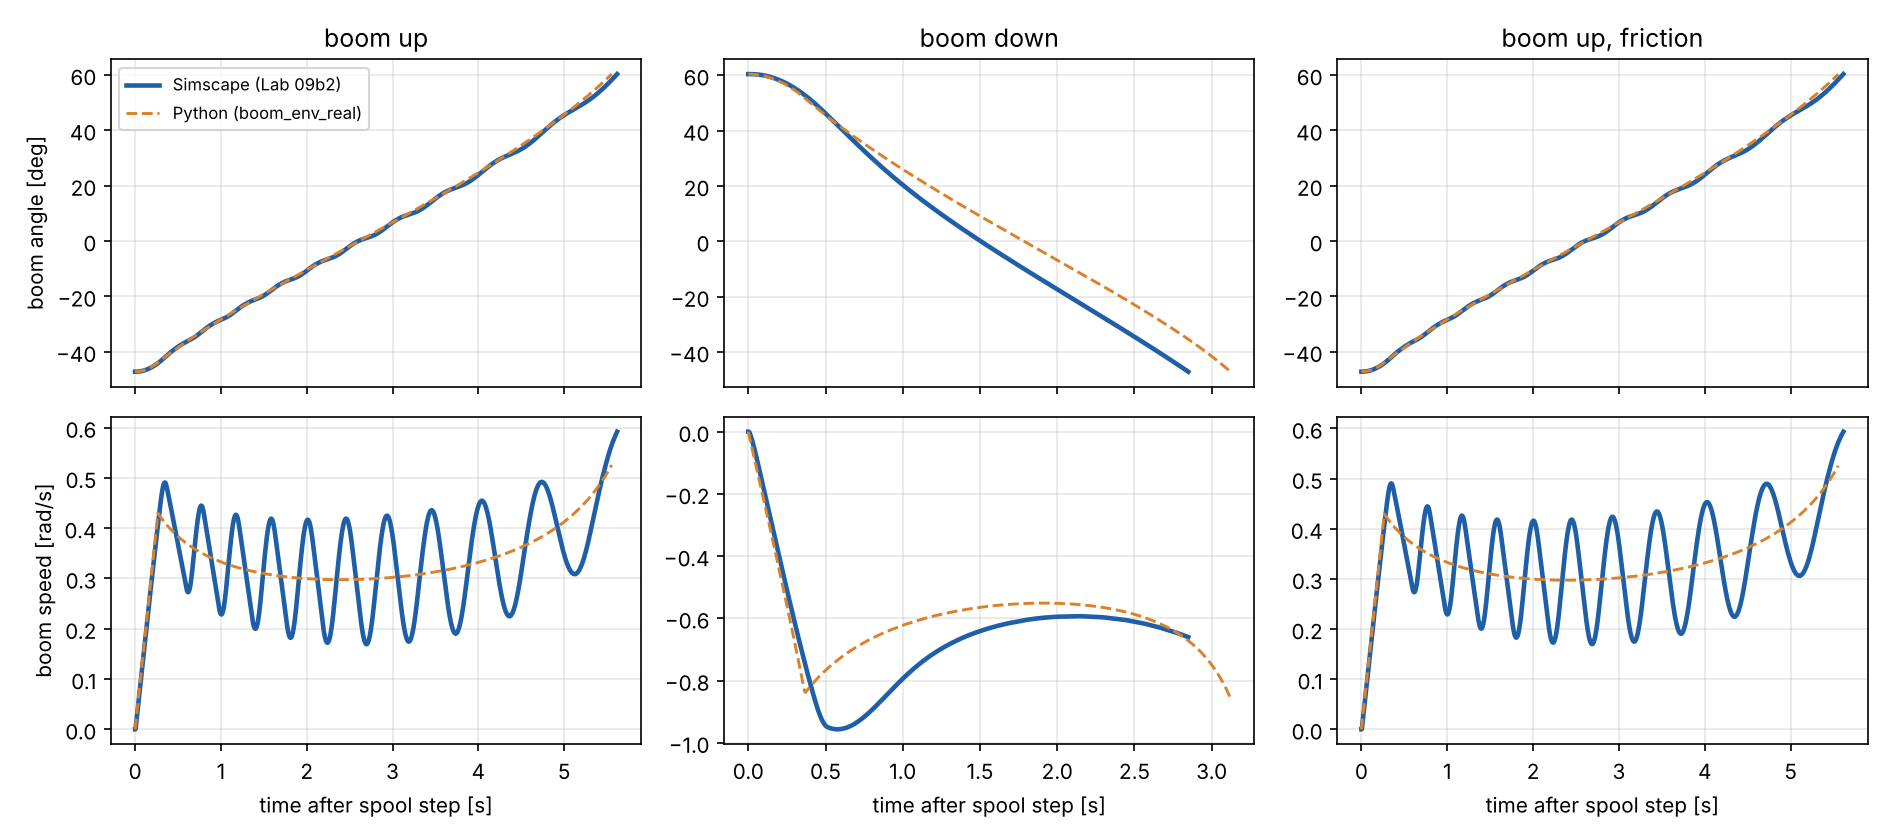

This chart was generated by the following Python code:
"""Lab 10c: dynamic check of rl/boom_env_real.py against the Lab 09b2 Simscape runs. No training.

Lab 10b checked static holding torque, boom-up time and boom-up work. This lab compares the whole
trajectories theta(t) and omega(t) of the full-command moves, including boom-down, which 10b did
not cover. Nothing is tuned; the script only reports differences. Reads only, writes three files.

Simscape (read only, matlab/lab09b2/export/): the spool steps to its full opening at t = 1 s; the
move window runs from that step until the boom is within 0.2 deg of the end stop (column
in_window). Time is shifted so that t = 0 is the spool step.
  up            simscape_up.csv          spool +100 %, no friction      Python u = +1, fric_scale 0
  down          simscape_down.csv        spool -100 %, no friction      Python u = -1, fric_scale 0
  up, friction  simscape_up_damped.csv   spool +100 %, friction model   Python u = +1, fric_scale 1
simscape_down_damped.csv is not used: it was run at spool -80 %, which has no direct counterpart in
the torque command u of the Python plant.

Python: BoomEnvReal with dt = 0.005 s and one substep (the integration step of the normal
0.05 s / 10 substeps, as in Lab 10b), started at rest on the end stop.

Metrics, inside the Simscape window (Python interpolated onto the Simscape time grid):
arrival time, RMS and max angle difference, RMS speed difference, peak speed of both.
Status values are ESTIMATED (plant geometry and friction from a drawing, Lab 08a).

Usage: python rl/10c_dynamic_check.py
Writes rl/10c_dynamic_check.csv, rl/10c_dynamic_check.png, rl/10c_dynamic_check.md
"""

import csv
import math
import os
import sys

import matplotlib

matplotlib.use("Agg")
import matplotlib.pyplot as plt  # noqa: E402
import numpy as np  # noqa: E402

sys.path.insert(0, os.path.dirname(os.path.abspath(__file__)))
import boom_env_real as R  # noqa: E402

EXPORT = "matlab/lab09b2/export"
OUT = "rl/10c_dynamic_check"
TOL_RAD = math.radians(0.2)  # arrival tolerance, as stage4_run.m / lab09b2_energy_split.m
T_SPOOL = 1.0  # spool step time of the Simscape runs
CASES = [  # name, Simscape file, command u, friction scale
    ("up", "simscape_up.csv", 1.0, 0.0),
    ("down", "simscape_down.csv", -1.0, 0.0),
    ("up, friction", "simscape_up_damped.csv", 1.0, 1.0),
]


def simscape(path):
    d = np.genfromtxt(os.path.join(EXPORT, path), delimiter=",", names=True)
    w = np.where(d["in_window"] == 1)[0]
    i0, i1 = w[0], w[-1]
    return d["t"][i0 : i1 + 1] - T_SPOOL, d["theta"][i0 : i1 + 1], d["omega"][i0 : i1 + 1]


def python_move(u, fric_scale, up):
    env = R.BoomEnvReal(fric_scale=fric_scale)
    env.dt, env.SUBSTEPS, env.max_steps = 0.005, 1, 4000
    env.reset(seed=0)
    start, goal = (R.TH_MIN, R.TH_MAX - TOL_RAD) if up else (R.TH_MAX, R.TH_MIN + TOL_RAD)
    env.th, env.om, env.target = start, 0.0, (R.TH_MAX if up else R.TH_MIN)
    t, th, om = [0.0], [env.th], [env.om]
    while True:
        prev = env.th
        _, _, _, trunc, _ = env.step(np.array([u]))
        t.append(t[-1] + env.dt)
        th.append(env.th)
        om.append(env.om)
        if (up and env.th >= goal) or (not up and env.th <= goal):
            f = (goal - prev) / (env.th - prev)
            return np.array(t), np.array(th), np.array(om), t[-2] + f * env.dt
        assert not trunc, "move did not reach the end stop"


rows, curves = [], []
for name, path, u, fric in CASES:
    ts, ths, oms = simscape(path)
    tp, thp, omp, t_arr = python_move(u, fric, up=u > 0)
    sel = ts <= min(ts[-1], tp[-1])  # common part of both windows
    th_i = np.interp(ts[sel], tp, thp)
    om_i = np.interp(ts[sel], tp, omp)
    d_th = np.degrees(th_i - ths[sel])
    rows.append(
        {
            "move": name,
            "arrival_python_s": t_arr,
            "arrival_simscape_s": float(ts[-1]),
            "arrival_diff_pct": 100.0 * (t_arr - ts[-1]) / ts[-1],
            "rms_angle_diff_deg": float(np.sqrt(np.mean(d_th**2))),
            "max_angle_diff_deg": float(np.max(np.abs(d_th))),
            "rms_speed_diff_rad_s": float(np.sqrt(np.mean((om_i - oms[sel]) ** 2))),
            "peak_speed_python_rad_s": float(np.max(np.abs(omp))),
            "peak_speed_simscape_rad_s": float(np.max(np.abs(oms))),
        }
    )
    curves.append((name, ts, ths, oms, tp, thp, omp))

with open(OUT + ".csv", "w", newline="") as f:
    w = csv.DictWriter(f, fieldnames=list(rows[0]))
    w.writeheader()
    w.writerows(rows)

fig, ax = plt.subplots(2, len(curves), figsize=(4.2 * len(curves), 5.6), sharex="col")
for k, (name, ts, ths, oms, tp, thp, omp) in enumerate(curves):
    ax[0, k].plot(ts, np.degrees(ths), color="#1f5fa8", lw=2.2, label="Simscape (Lab 09b2)")
    ax[0, k].plot(
        tp, np.degrees(thp), color="#d9822b", lw=1.4, ls="--", label="Python (boom_env_real)"
    )
    ax[1, k].plot(ts, oms, color="#1f5fa8", lw=2.2)
    ax[1, k].plot(tp, omp, color="#d9822b", lw=1.4, ls="--")
    ax[0, k].set_title(f"boom {name}")
    ax[1, k].set_xlabel("time after spool step [s]")
    for a in ax[:, k]:
        a.grid(alpha=0.3)
ax[0, 0].set_ylabel("boom angle [deg]")
ax[1, 0].set_ylabel("boom speed [rad/s]")
ax[0, 0].legend(loc="best", fontsize=8)
fig.tight_layout()
fig.savefig(OUT + ".png", dpi=150)

down = np.genfromtxt(os.path.join(EXPORT, "simscape_down.csv"), delimiter=",", names=True)
dw = down["in_window"] == 1
v_down = float(-down["v"][dw].min())
p_rod_min_bar = float(down["p_rod"][dw].min()) / 1e5
q_rod_max = float(down["Q_rod"][dw].max()) * 6e4

COLS = [
    ("move", "move", "{}"),
    ("arrival Python s", "arrival_python_s", "{:.3f}"),
    ("arrival Simscape s", "arrival_simscape_s", "{:.3f}"),
    ("diff %", "arrival_diff_pct", "{:+.2f}"),
    ("RMS angle diff deg", "rms_angle_diff_deg", "{:.2f}"),
    ("max angle diff deg", "max_angle_diff_deg", "{:.2f}"),
    ("RMS speed diff rad/s", "rms_speed_diff_rad_s", "{:.4f}"),
    ("peak speed Python rad/s", "peak_speed_python_rad_s", "{:.3f}"),
    ("peak speed Simscape rad/s", "peak_speed_simscape_rad_s", "{:.3f}"),
]
table = [
    "| " + " | ".join(c[0] for c in COLS) + " |",
    "|---|" + "---:|" * (len(COLS) - 1),
]
for r in rows:
    table.append("| " + " | ".join(fmt.format(r[key]) for _, key, fmt in COLS) + " |")

lines = [
    "# Lab 10c: dynamic check of the real plant against Simscape",
    "",
    "Generated by `rl/10c_dynamic_check.py`. No training, nothing tuned. Full-command moves",
    "of the Lab 09b2 Simscape model (spool step at t = 0) against `rl/boom_env_real.py`",
    "(u = +-1, dt = 0.005 s, one substep). Window: spool step until within 0.2 deg of the end",
    "stop. All values ESTIMATED.",
    "",
    *table,
    "",
    "![Python plant vs Simscape, full-command moves](10c_dynamic_check.png)",
    "",
    "## Reading",
    "",
    "- **Boom-up** (with and without friction): the mean motion matches. Simscape oscillates",
    "  around the Python speed at about 2 Hz, most likely the oil column (compressibility),",
    "  which the rigid, flow-limited Python plant does not model.",
    f"- **Boom-down**: Python is slower. Simscape retracts at up to {v_down:.3f} m/s rod speed",
    f"  against the Python retraction limit of {R.V_RET_MAX:.3f} m/s (pump flow / annulus area).",
    f"  The Simscape rod side drops to {p_rod_min_bar:.2f} bar (gauge, about vacuum) and fills at",
    f"  up to {q_rod_max:.0f} L/min against 494 L/min pump flow, so in Simscape gravity pulls the",
    "  boom down faster than the pump refills the rod side. Python caps the speed at the pump",
    "  flow. A real DX300 boom-down regeneration or anti-cavitation circuit would decide which",
    "  is closer; that is not modelled in either. Lowering moves of Labs 10-12 are therefore",
    "  conservative (slower) whenever they hit the retraction limit.",
    "",
    "Not covered: `simscape_down_damped.csv` (spool -80 %, no counterpart in the torque",
    "command u); partial commands; valve dynamics.",
]
with open(OUT + ".md", "w") as f:
    f.write("\n".join(lines) + "\n")
print("\n".join(table))
print(f"wrote {OUT}.csv, {OUT}.png, {OUT}.md")
